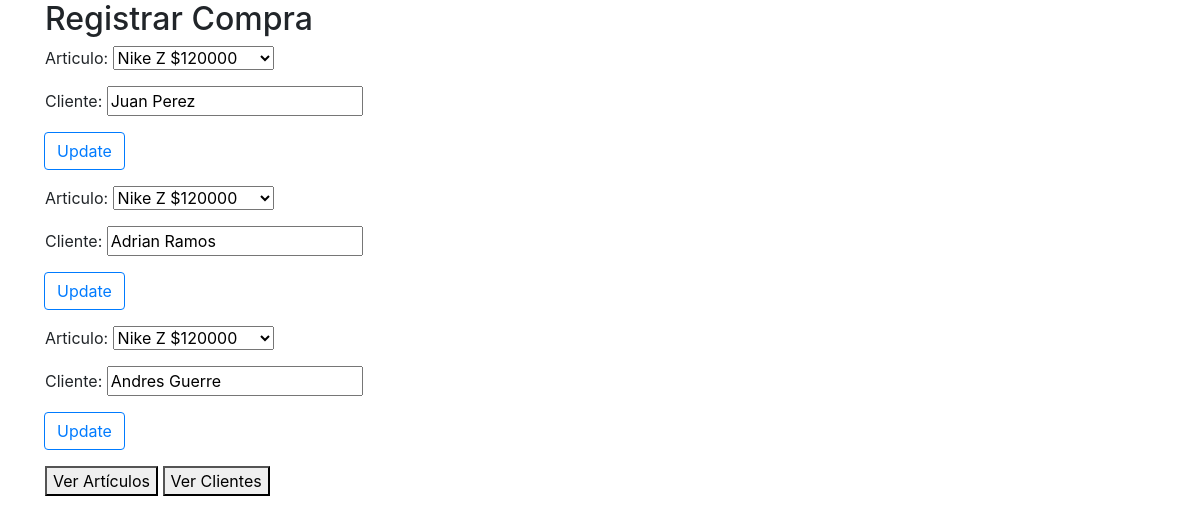
The app's page /, older data.
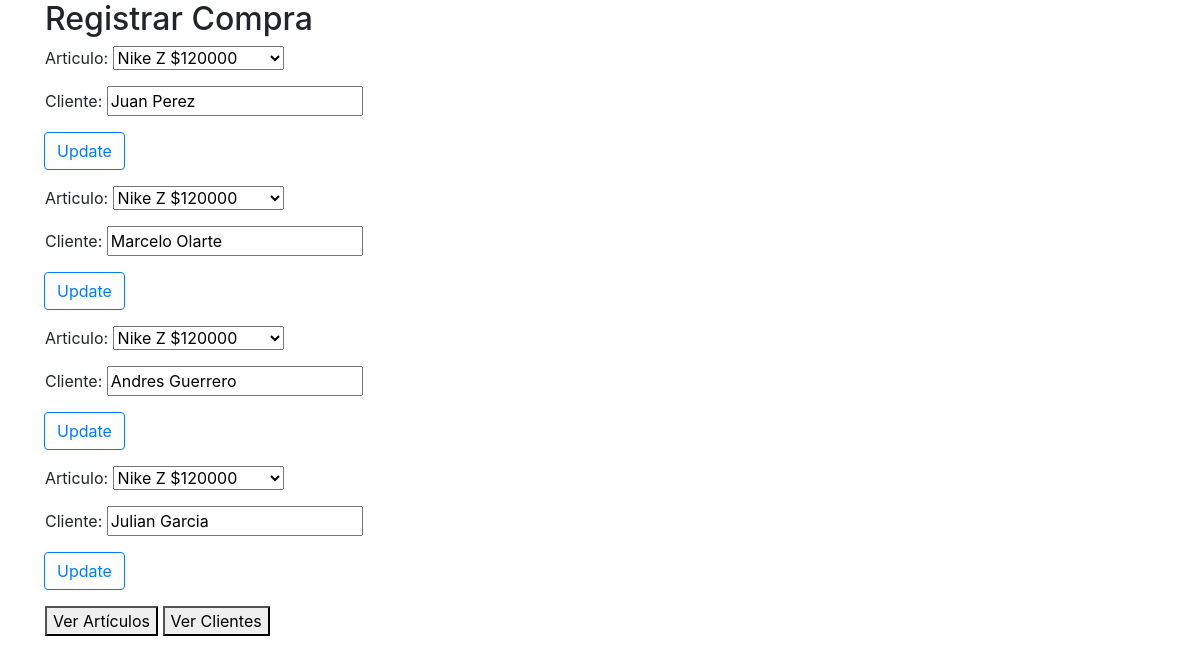
The same page, newer data.
### app.py (models this page shows)
class Client(db.Model):
    id = db.Column(db.Integer, primary_key=True, autoincrement=True)
    cedula = db.Column(db.Text)
    nombre = db.Column(db.Text)
    apellido = db.Column(db.Text)
    compra = db.Column(db.Text)
    approved = db.Column(db.Boolean)

### app.py (the view)
@app.route("/", methods=["POST", "GET"])
def view_index():
    return render_template("index.html", articles=read_articles(), clients=read_clients())

### app.py (called while the page is built)
def read_articles():
    return db.session.query(Article).all()

def read_clients():
    return db.session.query(Client).all()

### templates/index.html (shortened to what this page needs)
<!DOCTYPE html>
<html>
<head>
    <link rel="stylesheet" href="https://stackpath.bootstrapcdn.com/bootstrap/4.3.1/css/bootstrap.min.css">
</head>
<body>
<div class="container">
    <h2>Registrar Compra</h2>
    {% for client in clients %}
    <form method="post" action="/update_compra/{{client.id}}">
        <p>Articulo: <select name="com">
            {% for article in articles %}
            <option>{{article.marca}} {{article.nombre}} ${{article.precio}}</option>
            {% endfor %}
        </select></p>
        <p>Cliente: <input readonly name="Cliente" value="{{client.nombre}} {{client.apellido}}"></p>
        <div class="input-group-append" id="button-addon">
            <button class="btn btn-outline-primary" type="submit" value="update">Update</button>
        </div>
    </form>
    {% endfor %}
</div>
<p>
<div class="container">
    <button onclick="redirect('/articulos')">Ver Artículos</button>
    <button onclick="redirect('/clientes')">Ver Clientes</button>
</div>
</body>
</html>

Row changes from the older to the newer data that the page shows:
removed Client: Cliente "Adrian Ramos"
removed Client: Cliente "Andres Guerre"
added Client: Cliente "Marcelo Olarte"
added Client: Cliente "Andres Guerrero"
added Client: Cliente "Julian Garcia"
